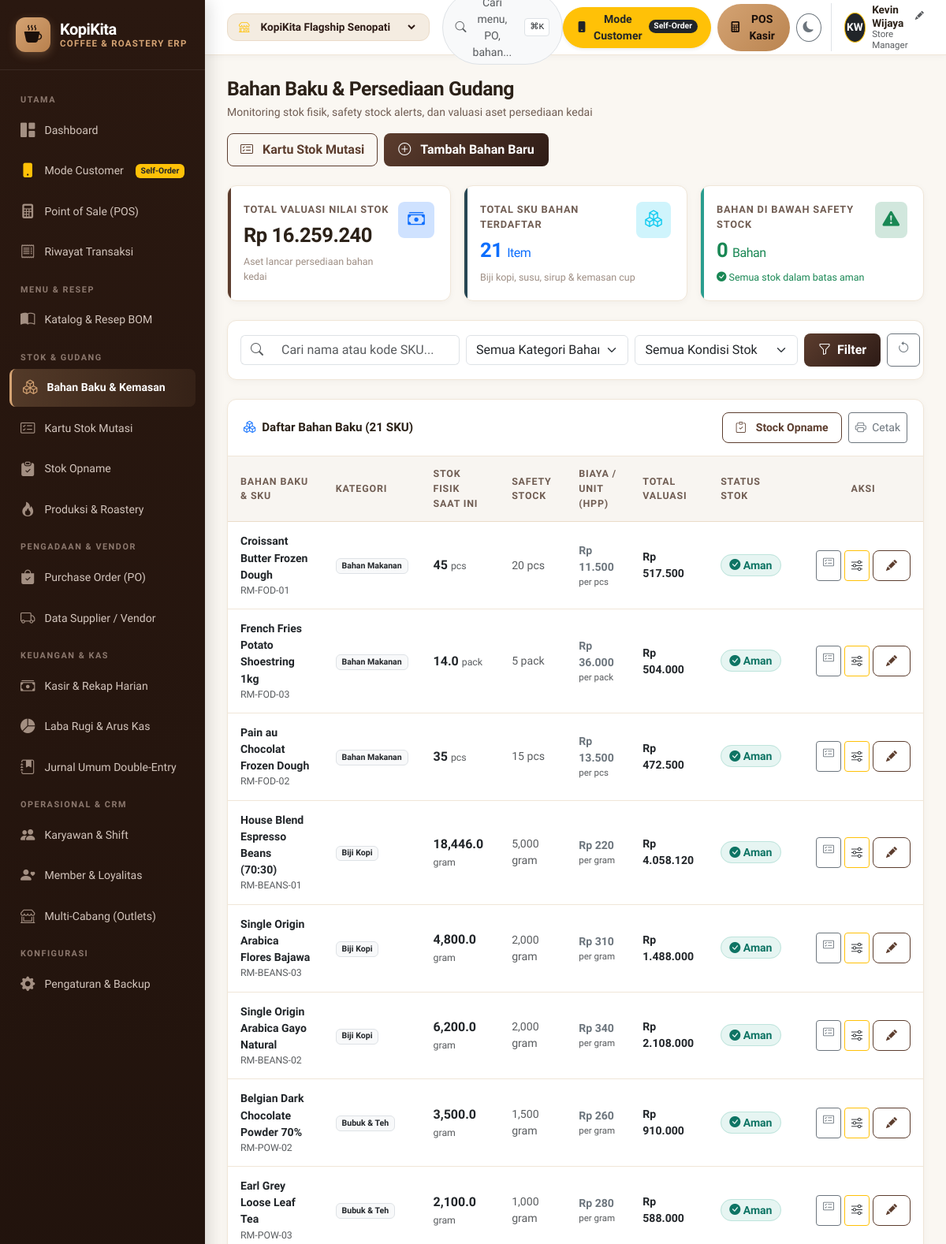
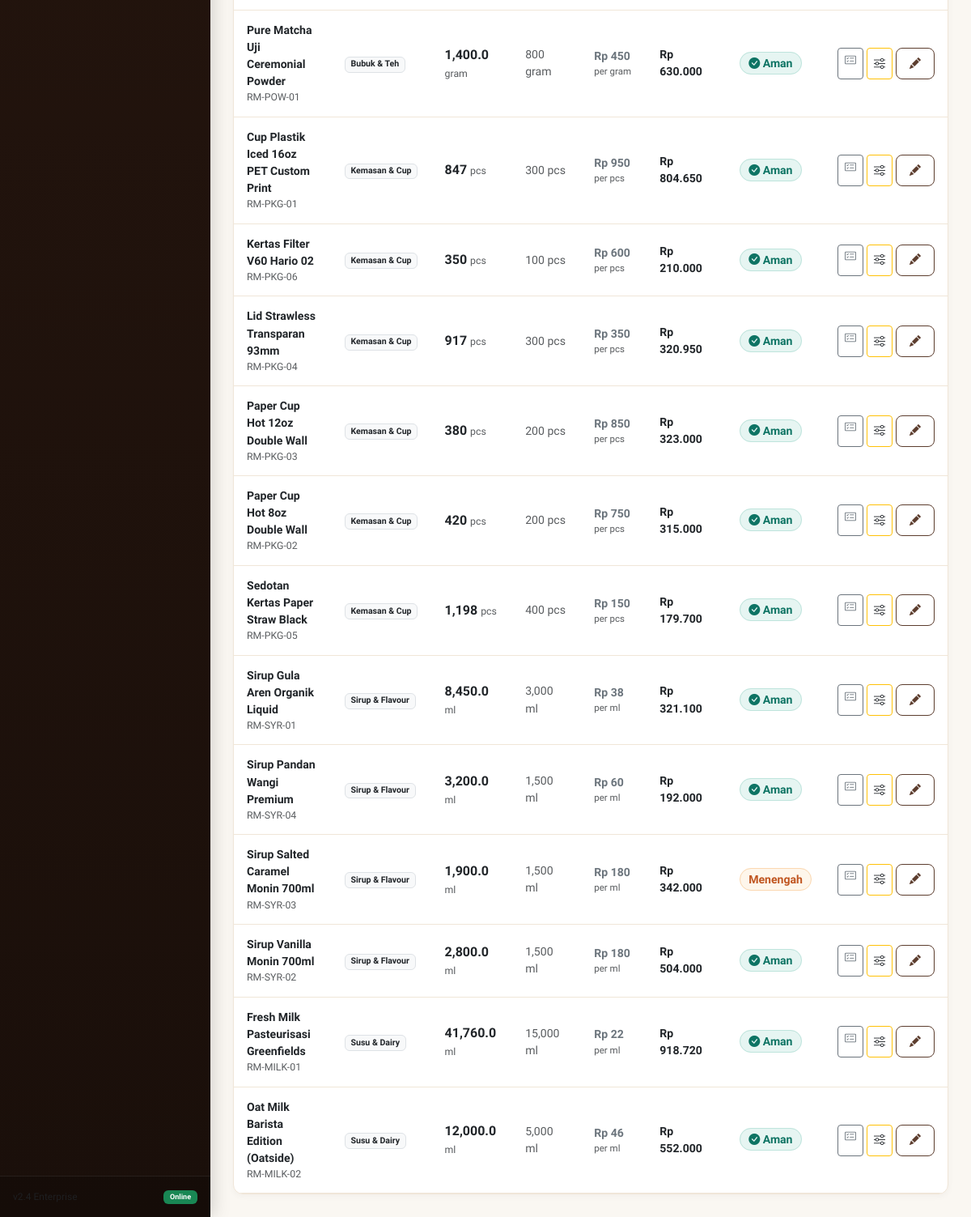
Before: /inventory.php with the older database file (2 pictures, top to bottom).
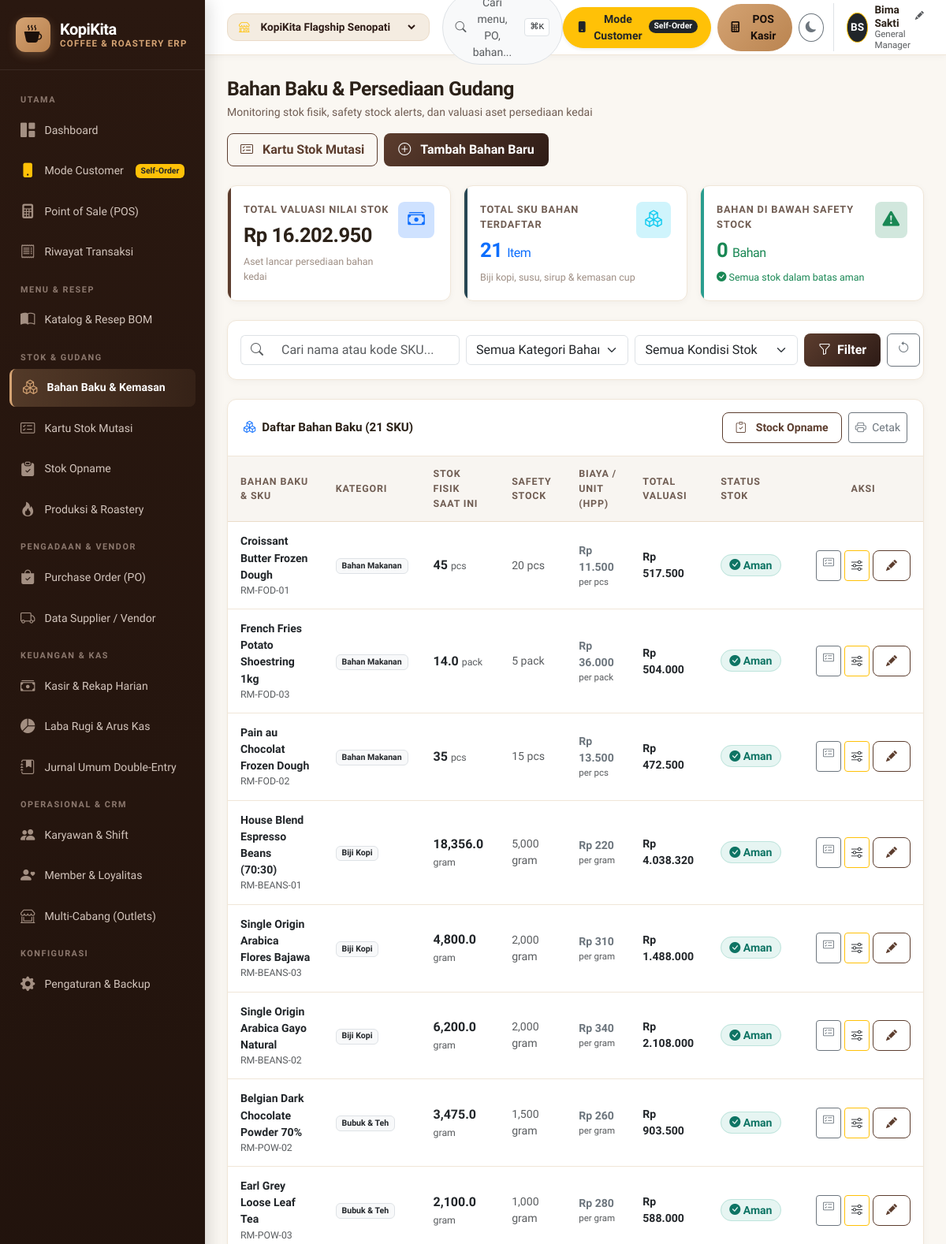
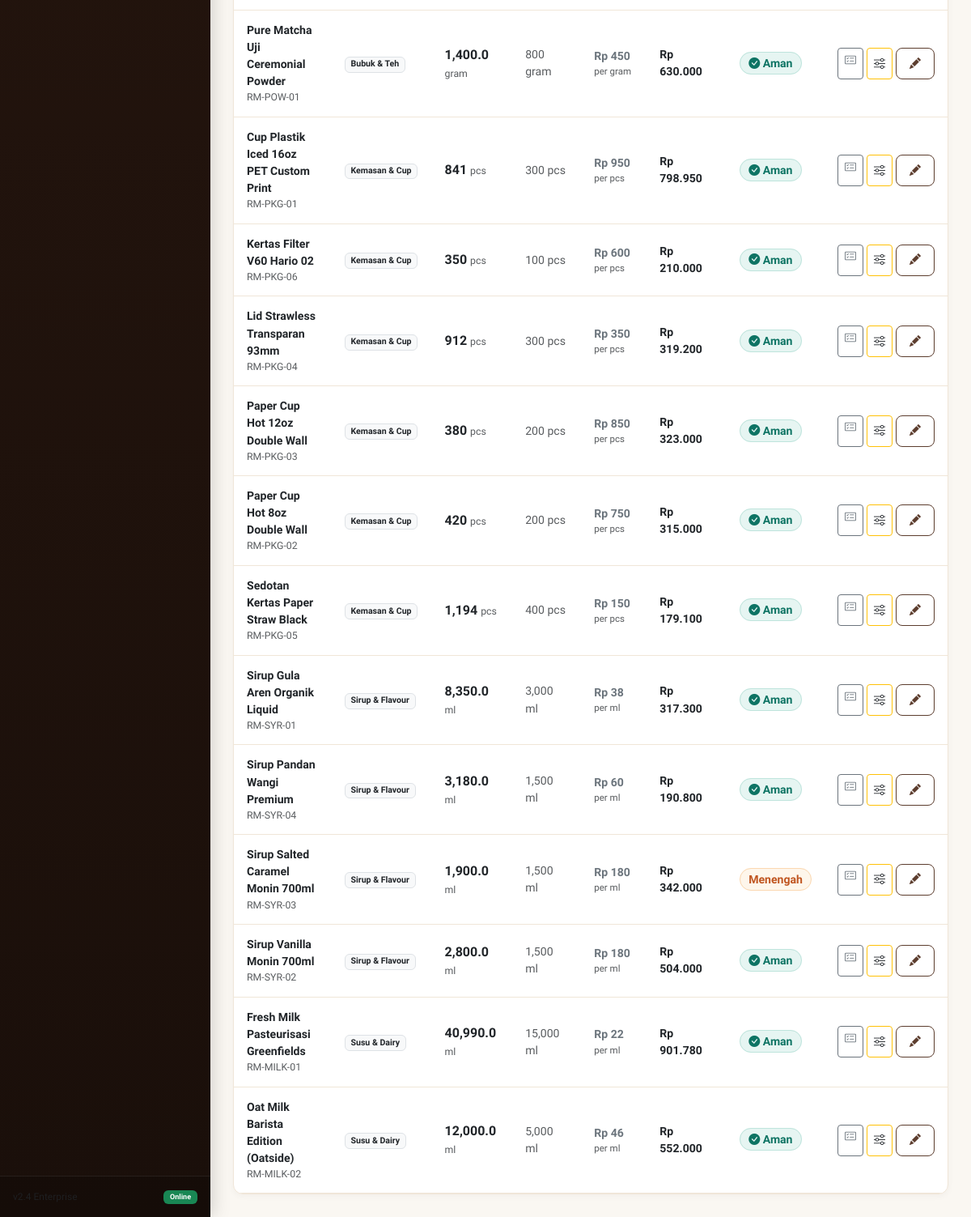
After: the same page with the newer database file (2 pictures, top to bottom).
### tables this page shows
CREATE TABLE raw_materials (
    id INTEGER PRIMARY KEY AUTOINCREMENT,
    code TEXT UNIQUE NOT NULL,
    name TEXT NOT NULL,
    category TEXT NOT NULL,
    unit TEXT NOT NULL,
    current_stock REAL DEFAULT 0,
    min_stock REAL DEFAULT 10,
    cost_per_unit REAL DEFAULT 0,
    outlet_id INTEGER DEFAULT 1,
    created_at TEXT DEFAULT (datetime('now', 'localtime')),
    FOREIGN KEY (outlet_id) REFERENCES outlets(id)
);

CREATE TABLE app_settings (
    key_name TEXT PRIMARY KEY,
    val_text TEXT
);

### includes/functions.php (called while the page is built, shortened)
<?php
require_once __DIR__ . '/db.php';
function formatRupiah($amount, $withPrefix = true) {
    $num = is_numeric($amount) ? (float)$amount : 0;
    $formatted = number_format($num, 0, ',', '.');
    return $withPrefix ? 'Rp ' . $formatted : $formatted;
}
function getCurrentOutletId() {
    return $_SESSION['active_outlet_id'] ?? 1;
}
function getCurrentOutlet() {
    $outletId = getCurrentOutletId();
    $outlet = dbFetchOne("SELECT * FROM outlets WHERE id = ?", [$outletId]);
    return $outlet;
}
function getAllOutlets() {
    return dbFetchAll("SELECT * FROM outlets WHERE is_active = 1 ORDER BY id ASC");
}
function getCurrentUser() {
    $managerName = getAppSetting('manager_name', 'Kevin Wijaya');
    $managerRole = getAppSetting('manager_role', 'Store Manager');
    $activeRole = $_SESSION['active_role'] ?? 'manager';
    $initials = '';
    $parts = explode(' ', trim($managerName));
    foreach ($parts as $p) {
        if (!empty($p)) $initials .= strtoupper(substr($p, 0, 1));
        if (strlen($initials) >= 2) break;
    }
    $user = [
        'name' => $managerName,
        'role' => $managerRole,
        'initials' => $initials,
        'active_role' => $activeRole
    ];
    return $user;
}
function getAppSetting($key, $default = '') {
    $row = dbFetchOne("SELECT val_text FROM app_settings WHERE key_name = ?", [$key]);
    return $row ? $row['val_text'] : $default;
}

### includes/db.php (called while the page is built, shortened)
<?php
$isVercel = !empty($_ENV['VERCEL']) || !empty(getenv('VERCEL')) || !is_writable(dirname(__DIR__));
try {
    $db = new PDO('sqlite:' . DB_FILE);
    $db->setAttribute(PDO::ATTR_ERRMODE, PDO::ERRMODE_EXCEPTION);
    $db->setAttribute(PDO::ATTR_DEFAULT_FETCH_MODE, PDO::FETCH_ASSOC);
    $db->exec('PRAGMA foreign_keys = ON;');
    if (!$isVercel) {
        $db->exec('PRAGMA journal_mode = WAL;');
    }
} catch (PDOException $e) {
    die("KopiKita ERP Database Error: " . $e->getMessage());
}
function dbQuery($sql, $params = []) {
    global $db;
    $stmt = $db->prepare($sql);
    $stmt->execute($params);
    return $stmt;
}
function dbFetchOne($sql, $params = []) {
    $stmt = dbQuery($sql, $params);
    return $stmt->fetch();
}
function dbFetchAll($sql, $params = []) {
    $stmt = dbQuery($sql, $params);
    return $stmt->fetchAll();
}

### inventory.php (the view, shortened to what the rows shown need)
<?php
require_once __DIR__ . '/includes/header.php';
$outletId = $currentOutlet['id'];
$where = ["outlet_id = :outlet_id"];
$params = [':outlet_id' => $outletId];
$whereClause = implode(' AND ', $where);
$materials = dbFetchAll("
    SELECT * FROM raw_materials
    WHERE {$whereClause}
    ORDER BY (current_stock <= min_stock) DESC, category ASC, name ASC
", $params);
?>
<div class="page-header">
    <div>
        <h1 class="page-title">Bahan Baku & Persediaan Gudang</h1>
    </div>
</div>
<div class="card-coffee">
    <div class="table-responsive">
        <table class="table-coffee table-hover">
            <thead>
                <tr>
                    <th>Bahan Baku & SKU</th>
                    <th>Kategori</th>
                    <th>Stok Fisik Saat Ini</th>
                    <th>Safety Stock</th>
                    <th>Biaya / Unit (HPP)</th>
                    <th>Total Valuasi</th>
                    <th>Status Stok</th>
                    <th class="text-center">Aksi</th>
                </tr>
            </thead>
            <tbody>
                <?php if (empty($materials)): ?>
                    <tr>
                        <td colspan="8" class="text-center py-5 text-muted">
                            <i class="bi bi-box-seam fs-1 d-block mb-2 text-secondary"></i>
                            Tidak ada data bahan baku pada filter ini.
                        </td>
                    </tr>
                <?php else: ?>
                    <?php foreach ($materials as $m): ?>
                        <?php
                            $isLow = $m['current_stock'] <= $m['min_stock'];
                            $ratio = $m['min_stock'] > 0 ? ($m['current_stock'] / $m['min_stock']) : 1;
                            $valuation = $m['current_stock'] * $m['cost_per_unit'];
                        ?>
                        <tr class="<?php echo $isLow ? 'table-danger-subtle' : ''; ?>">
                            <td>
                                <div class="fw-bold text-dark"><?php echo htmlspecialchars($m['name']); ?></div>
                                <div class="text-muted small"><?php echo htmlspecialchars($m['code']); ?></div>
                            </td>
                            <td>
                                <span class="badge bg-light text-dark border">
                                    <?php echo htmlspecialchars($m['category']); ?>
                                </span>
                            </td>
                            <td>
                                <span class="fw-bold fs-6 <?php echo $isLow ? 'text-danger' : 'text-dark'; ?>">
                                    <?php echo number_format($m['current_stock'], $m['unit'] === 'pcs' ? 0 : 1); ?>
                                </span>
                                <span class="text-muted small"><?php echo htmlspecialchars($m['unit']); ?></span>
                            </td>
                            <td>
                                <span class="text-muted">
                                    <?php echo number_format($m['min_stock'], 0); ?> <?php echo htmlspecialchars($m['unit']); ?>
                                </span>
                            </td>
                            <td>
                                <div class="fw-bold text-secondary"><?php echo formatRupiah($m['cost_per_unit']); ?></div>
                                <div class="text-muted" style="font-size: 0.72rem;">per <?php echo htmlspecialchars($m['unit']); ?></div>
                            </td>
                            <td class="fw-bold text-dark">
                                <?php echo formatRupiah($valuation); ?>
                            </td>
                            <td>
                                <?php if ($m['current_stock'] <= 0): ?>
                                    <span class="badge-soft-danger"><i class="bi bi-x-circle-fill"></i> Habis</span>
                                <?php elseif ($isLow): ?>
                                    <span class="badge-soft-danger"><i class="bi bi-exclamation-triangle-fill"></i> Kritis / Reorder</span>
                                <?php elseif ($ratio < 1.5): ?>
                                    <span class="badge-soft-warning">Menengah</span>
                                <?php else: ?>
                                    <span class="badge-soft-success"><i class="bi bi-check-circle-fill"></i> Aman</span>
                                <?php endif; ?>
                            </td>
                            <td class="text-center">
                                <div class="d-flex justify-content-center gap-1">
                                    <a href="stock_card.php?material_id=<?php echo $m['id']; ?>" class="btn btn-sm btn-outline-secondary" title="Kartu Stok Mutasi">
                                        <i class="bi bi-card-checklist"></i>
                                    </a>
                                    <button class="btn btn-sm btn-outline-warning text-dark" title="Penyesuaian Stok Cepat (Waste/Selisih)"
                                            onclick="openQuickAdjustModal(<?php echo $m['id']; ?>, '<?php echo htmlspecialchars(addslashes($m['name'])); ?>', <?php echo (float)$m['current_stock']; ?>, '<?php echo htmlspecialchars($m['unit']); ?>')">
                                        <i class="bi bi-sliders"></i>
                                    </button>
                                    <a href="inventory_form.php?id=<?php echo $m['id']; ?>" class="btn btn-sm btn-outline-coffee" title="Edit Data Bahan">
                                        <i class="bi bi-pencil-fill"></i>
                                    </a>
                                </div>
                            </td>
                        </tr>
                    <?php endforeach; ?>
                <?php endif; ?>
            </tbody>
        </table>
    </div>
</div>
<?php require_once __DIR__ . '/includes/footer.php'; ?>

### includes/header.php (shortened to what the rows shown need)
<?php
require_once __DIR__ . '/functions.php';
$currentOutlet = getCurrentOutlet();
$allOutlets = getAllOutlets();
$currentUser = getCurrentUser();
?>
<!DOCTYPE html>
<html lang="id" data-theme="light">
<head>
    <link href="https://cdn.jsdelivr.net/npm/bootstrap@5.3.3/dist/css/bootstrap.min.css" rel="stylesheet">
    <link rel="stylesheet" href="https://cdn.jsdelivr.net/npm/bootstrap-icons@1.11.3/font/bootstrap-icons.min.css">
    <link rel="stylesheet" href="assets/css/style.css">
</head>
<body>
<div class="app-container">
    <?php require_once __DIR__ . '/sidebar.php'; ?>
    <div class="app-main">
        <header class="app-header">
            <div class="d-flex align-items-center gap-2">
                <div class="d-flex align-items-center gap-2 border-start ps-3 ms-1" style="cursor: pointer;" data-bs-toggle="modal" data-bs-target="#userProfileModal" title="Klik untuk Ganti Nama Manager & Role">
                    <div class="d-none d-md-block text-start" style="line-height: 1.2;">
                        <div class="fw-bold d-flex align-items-center gap-1" style="font-size: 0.85rem;">
                            <span id="headerUserName"><?php echo htmlspecialchars($currentUser['name']); ?></span>
                            <i class="bi bi-pencil-fill text-muted" style="font-size: 0.7rem;"></i>
                        </div>
                    </div>
                </div>
            </div>
        </header>
        <main class="page-body">

Changed rows visible on the page:
added app_settings: val_text "Bima Sakti"
changed raw_materials "House Blend Espresso Beans (70:30)": current_stock+unit "18,446.0" → "18,356.0"; formatRupiah($valuation) "Rp 4.058.120" → "Rp 4.038.320"
changed raw_materials "Belgian Dark Chocolate Powder 70%": current_stock+unit "3,500.0" → "3,475.0"; formatRupiah($valuation) "Rp 910.000" → "Rp 903.500"
changed raw_materials "Cup Plastik Iced 16oz PET Custom Print": current_stock "847" → "841"; formatRupiah($valuation) "Rp 804.650" → "Rp 798.950"
changed raw_materials "Lid Strawless Transparan 93mm": current_stock "917" → "912"; formatRupiah($valuation) "Rp 320.950" → "Rp 319.200"
changed raw_materials "Sedotan Kertas Paper Straw Black": current_stock+unit "1,198" → "1,194"; formatRupiah($valuation) "Rp 179.700" → "Rp 179.100"
changed raw_materials "Sirup Gula Aren Organik Liquid": current_stock+unit "8,450.0" → "8,350.0"; formatRupiah($valuation) "Rp 321.100" → "Rp 317.300"
changed raw_materials "Sirup Pandan Wangi Premium": current_stock+unit "3,200.0" → "3,180.0"; formatRupiah($valuation) "Rp 192.000" → "Rp 190.800"
changed raw_materials "Fresh Milk Pasteurisasi Greenfields": current_stock+unit "41,760.0" → "40,990.0"; formatRupiah($valuation) "Rp 918.720" → "Rp 901.780"
Other visible differences:
$currentUser['initials']: "KW" → "BS"
$currentUser['role']: "Store Manager" → "General Manager"
formatRupiah($kpis['total_valuation']): "Rp 16.259.240" → "Rp 16.202.950"
$currentUser['name']: "Kevin Wijaya" → (not shown)
